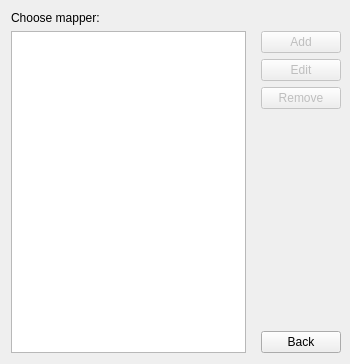
<?xml version="1.0" encoding="UTF-8"?>
<ui version="4.0">
 <class>MapperListMain</class>
 <widget class="QWidget" name="MapperListMain">
  <property name="geometry">
   <rect>
    <x>0</x>
    <y>0</y>
    <width>350</width>
    <height>364</height>
   </rect>
  </property>
  <property name="windowTitle">
   <string>Available Mappers</string>
  </property>
  <layout class="QGridLayout" name="gridLayout_2">
   <property name="rightMargin">
    <number>9</number>
   </property>
   <item row="0" column="0">
    <widget class="QLabel" name="label">
     <property name="text">
      <string>Choose mapper:</string>
     </property>
    </widget>
   </item>
   <item row="1" column="0">
    <widget class="QListWidget" name="mapperList"/>
   </item>
   <item row="1" column="1">
    <widget class="QFrame" name="buttonsFrame">
     <property name="frameShape">
      <enum>QFrame::Shape::NoFrame</enum>
     </property>
     <property name="frameShadow">
      <enum>QFrame::Shadow::Raised</enum>
     </property>
     <layout class="QGridLayout" name="gridLayout">
      <property name="leftMargin">
       <number>9</number>
      </property>
      <property name="topMargin">
       <number>0</number>
      </property>
      <property name="rightMargin">
       <number>0</number>
      </property>
      <property name="bottomMargin">
       <number>0</number>
      </property>
      <item row="0" column="0">
       <widget class="QPushButton" name="addButton">
        <property name="enabled">
         <bool>false</bool>
        </property>
        <property name="text">
         <string>Add</string>
        </property>
       </widget>
      </item>
      <item row="1" column="0">
       <widget class="QPushButton" name="editButton">
        <property name="enabled">
         <bool>false</bool>
        </property>
        <property name="text">
         <string>Edit</string>
        </property>
       </widget>
      </item>
      <item row="2" column="0">
       <widget class="QPushButton" name="removeButton">
        <property name="enabled">
         <bool>false</bool>
        </property>
        <property name="text">
         <string>Remove</string>
        </property>
       </widget>
      </item>
      <item row="3" column="0">
       <spacer name="verticalSpacer">
        <property name="orientation">
         <enum>Qt::Orientation::Vertical</enum>
        </property>
        <property name="sizeHint" stdset="0">
         <size>
          <width>20</width>
          <height>193</height>
         </size>
        </property>
       </spacer>
      </item>
      <item row="4" column="0">
       <widget class="QPushButton" name="backButton">
        <property name="text">
         <string>Back</string>
        </property>
       </widget>
      </item>
     </layout>
    </widget>
   </item>
  </layout>
 </widget>
 <resources/>
 <connections/>
</ui>
